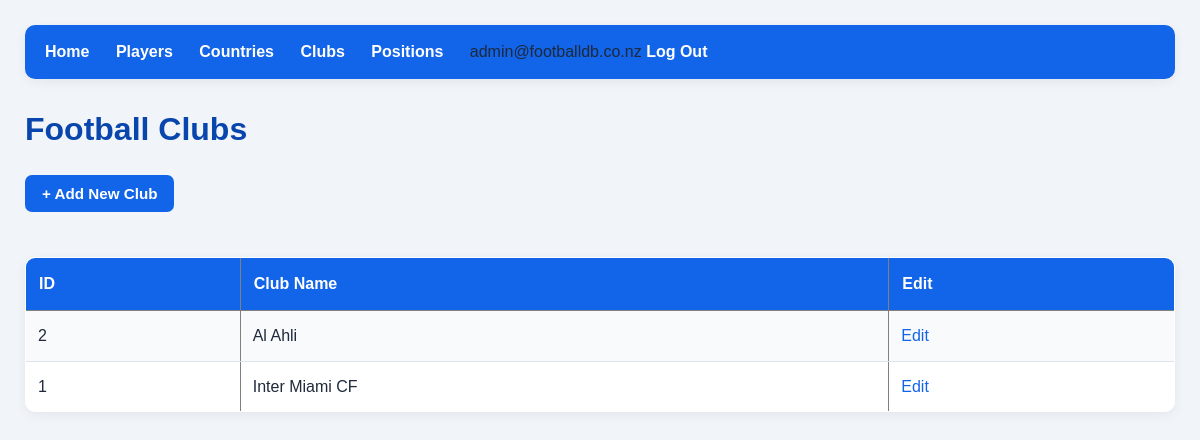
/clubs (signed in), run on the app's committed database.
### tables this page shows
CREATE TABLE "clubs"
(
    ID       integer
        constraint Club_pk
            primary key autoincrement,
    ClubName varchar not null
);

### app.py (the view)
@app.route("/clubs")
@admin_required
def clubs():
    conn = get_db()
    rows = conn.execute(
        "SELECT * FROM clubs ORDER BY ClubName"
    ).fetchall()
    conn.close()
    return render_template("clubs.html", clubs=rows)

### app.py (called while the page is built)
def get_db():
    conn = sqlite3.connect("players.db")
    conn.row_factory = sqlite3.Row
    return conn

def admin_required(route_function):
    @wraps(route_function)
    def wrapper(*args, **kwargs):
        if "user_id" not in session:
            flash("Please log in first.")
            return redirect(url_for("login"))
        if session.get("role") != "admin":
            flash("You do not have permission to access that page.")
            return redirect(url_for("players"))
        return route_function(*args, **kwargs)
    return wrapper

### templates/clubs.html (shortened to what this page needs)
<!DOCTYPE html>
<html>
<head>
    <link rel="stylesheet" href="{{ url_for('static', filename='style.css') }}">
</head>
<body>
<nav>
    <a href="{{ url_for('home') }}">Home</a>
    {% if session.get('user_id') %}
        <a href="{{ url_for('players') }}">Players</a>
        {% if session.get('role') == 'admin' %}
            <a href="{{ url_for('countries') }}">Countries</a>
            <a href="{{ url_for('clubs') }}">Clubs</a>
            <a href="{{ url_for('positions') }}">Positions</a>
        {% endif %}
        <span class="nav-user">
            {{ session.get('email') }}
        </span>
        <a href="{{ url_for('logout') }}">Log Out</a>
    {% else %}
        <a href="{{ url_for('login') }}">Log In</a>
        <a href="{{ url_for('signup') }}">Sign Up</a>
    {% endif %}
</nav>
    <h1>Football Clubs</h1>
    <a href="{{ url_for('add_club') }}">
        <button type="button">+ Add New Club</button>
    </a>
    <br><br>
    <table border="1">
        <tr>
            <th>ID</th>
            <th>Club Name</th>
            <th>Edit</th>
        </tr>
        {% for club in clubs %}
        <tr>
            <td>{{ club['ID'] }}</td>
            <td>{{ club['ClubName'] }}</td>
            <td>
                <a href="{{ url_for('edit_club', club_id=club['ID']) }}">
                    Edit
                </a>
            </td>
        </tr>
        {% endfor %}
    </table>
</body>
</html>

### static/style.css (style rules this page uses)
:root { --primary: #1264e8; --primary-dark: #0846ad; --secondary: #64748b; --success: #16a34a; --danger: #dc2626; --background: #f1f5f9; --surface: #ffffff; --text: #1e293b; --muted: #64748b; --border: #dbe3ed; --radius: 10px; --shadow: 0 3px 12px rgba(15, 23, 42, 0.06); }
* { box-sizing: border-box; }
body { margin: 0; padding: 25px; font-family: Arial, Helvetica, sans-serif; font-size: 16px; line-height: 1.6; background: var(--background); color: var(--text); }
body > h1, body > h2, body > h3, body > p, body > ul, body > form, body > table, body > nav, body > hr, body > a, body > div { max-width: 1200px; }
body > h1, body > h2, body > h3, body > p, body > ul, body > form, body > table, body > nav, body > hr, body > a, body > div { margin-left: auto; margin-right: auto; }
h1 { color: var(--primary-dark); font-size: 2rem; margin-top: 10px; margin-bottom: 20px; }
nav { background: var(--primary); padding: 14px 20px; border-radius: var(--radius); margin-bottom: 25px; box-shadow: var(--shadow); }
nav a { color: white; text-decoration: none; font-weight: bold; margin-right: 22px; display: inline-block; }
a { color: var(--primary); text-decoration: none; }
button, input[type="submit"] { display: inline-block; padding: 10px 17px; border: none; border-radius: 7px; background: var(--primary); color: white; font-size: 0.95rem; font-weight: bold; cursor: pointer; transition: background 0.2s ease; }
table { width: 100%; border-collapse: collapse; background: var(--surface); border-radius: var(--radius); box-shadow: var(--shadow); margin-top: 20px; margin-bottom: 25px; overflow: hidden; }
th { background: var(--primary); color: white; font-weight: bold; text-align: left; padding: 13px; white-space: nowrap; }
td { padding: 12px; border-bottom: 1px solid var(--border); vertical-align: middle; }
tr:nth-child(even) { background: #f8fafc; }

### data on the page
clubs: ID "2", ClubName "Al Ahli"
clubs: ID "1", ClubName "Inter Miami CF"

### other printed values
{{ session.get('email') }} "admin@footballdb.co.nz"
